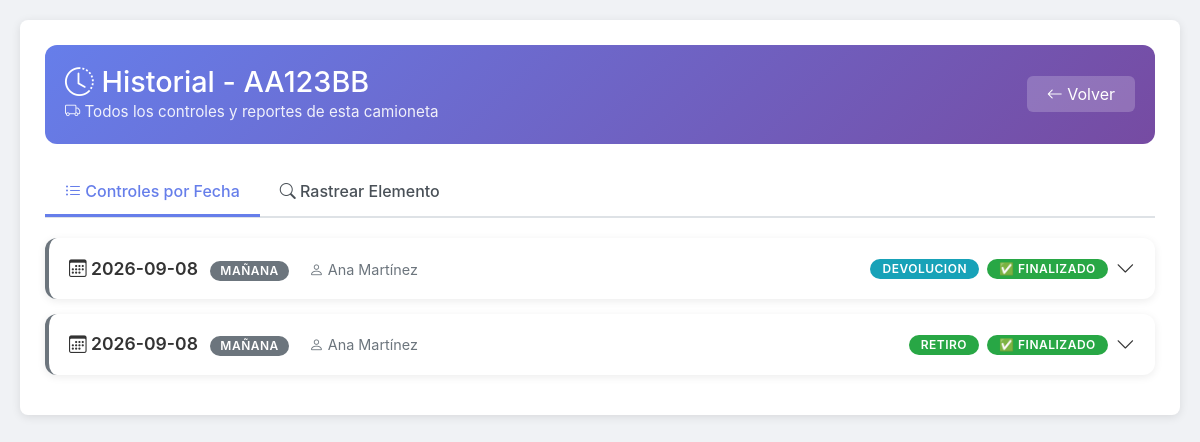
Page /historial-camioneta/AA123BB (signed in) on the earlier database version.
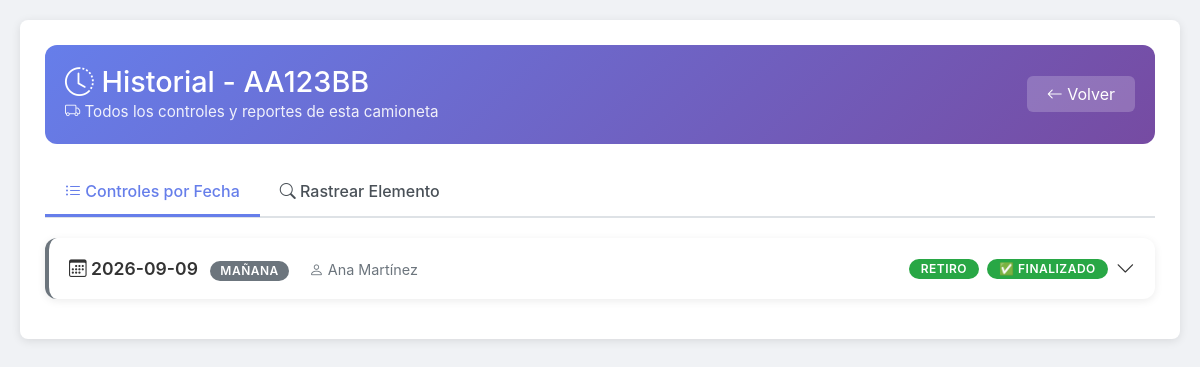
Same page on the later database version.
### tables this page shows
CREATE TABLE camionetas (
            id INTEGER PRIMARY KEY AUTOINCREMENT,
            patente TEXT UNIQUE NOT NULL,
            activa INTEGER DEFAULT 1
        );

CREATE TABLE controles_tecnicos (
            id INTEGER PRIMARY KEY AUTOINCREMENT,
            asignacion_id INTEGER NOT NULL,
            fecha TEXT NOT NULL,
            jornada TEXT NOT NULL,
            tipo_control TEXT NOT NULL,
            finalizado INTEGER DEFAULT 0,
            fecha_hora_inicio TEXT NOT NULL,
            fecha_hora_fin TEXT,
            FOREIGN KEY (asignacion_id) REFERENCES asignaciones(id)
        );

### app.py (the view)
@app.route('/historial-camioneta/<string:patente>')
def historial_camioneta(patente):
    if 'usuario_id' not in session or session.get('rol') not in ['admin', 'jefe']:
        return redirect(url_for('login'))
    conexion = get_db()
    camioneta = conexion.execute('''
        SELECT id, patente FROM camionetas WHERE patente = ? AND activa = 1
    ''', (patente,)).fetchone()
    if not camioneta:
        conexion.close()
        return redirect(url_for('admin', error='Camioneta no encontrada'))
    controles = conexion.execute('''
        SELECT DISTINCT
            ct.fecha,
            ct.jornada,
            ct.tipo_control,
            ct.fecha_hora_inicio,
            ct.fecha_hora_fin,
            ct.finalizado,
            u.nombre as tecnico_nombre
        FROM controles_tecnicos ct
        JOIN asignaciones a ON ct.asignacion_id = a.id
        JOIN usuarios u ON a.tecnico_id = u.id
        WHERE a.camioneta_id = ?
        ORDER BY ct.fecha DESC, ct.fecha_hora_inicio DESC
    ''', (camioneta['id'],)).fetchall()
    historial_detallado = []
    for control in controles:
        elementos = conexion.execute('''
            SELECT
                ic.elemento,
                ic.categoria,
                ic.estado,
                ic.observacion,
                ic.fecha_hora,
                r.entregado_por,
                r.recibido_por,
                r.fecha_entrega
            FROM items_control_tecnico ic
            LEFT JOIN reportes r ON r.elemento = ic.elemento
                AND r.control_id = (
                    SELECT id FROM controles
                    WHERE asignacion_id = (
                        SELECT id FROM asignaciones
                        WHERE camioneta_id = ? AND fecha = ? AND jornada = ?
                    )
                )
            WHERE ic.control_tecnico_id IN (
                SELECT id FROM controles_tecnicos
                WHERE asignacion_id IN (
                    SELECT id FROM asignaciones WHERE camioneta_id = ?
                )
                AND fecha = ? AND jornada = ? AND tipo_control = ?
            )
        ''', (camioneta['id'], control['fecha'], control['jornada'],
              camioneta['id'], control['fecha'], control['jornada'], control['tipo_control'])).fetchall()
        historial_detallado.append({
            'control': dict(control),
            'elementos': [dict(e) for e in elementos]
        })
    historial_elementos = conexion.execute('''
        SELECT
            r.elemento,
            r.estado,
            r.descripcion,
            r.fecha_hora,
            r.fecha_resolucion,
            r.resuelto_por,
            r.comentario_resolucion,
            r.entregado_por,
            r.recibido_por,
            r.fecha_entrega,
            c.patente,
            u.nombre as tecnico_nombre,
            r.tipo as tipo_control
        FROM reportes r
        JOIN controles co ON r.control_id = co.id
        JOIN asignaciones a ON co.asignacion_id = a.id
        JOIN camionetas c ON a.camioneta_id = c.id
        JOIN usuarios u ON a.tecnico_id = u.id
        WHERE c.patente = ?
        ORDER BY r.elemento, r.fecha_hora DESC
    ''', (patente,)).fetchall()
    historial_por_elemento = {}
    for item in historial_elementos:
        elemento = item['elemento']
        if elemento not in historial_por_elemento:
            historial_por_elemento[elemento] = []
        historial_por_elemento[elemento].append(dict(item))
    conexion.close()
    return render_template('historial_camioneta.html',
                         patente=patente,
                         historial_detallado=historial_detallado,
                         historial_por_elemento=historial_por_elemento)

### app.py (called while the page is built)
@app.before_request
def limpiar_redirecciones():
    if 'usuario_id' in session:
        rol = session.get('rol')
        if rol == 'admin' and request.path == '/tecnico':
            return redirect(url_for('admin'))
        if rol == 'jefe' and request.path in ['/tecnico', '/admin']:
            return redirect(url_for('jefe'))
        if rol == 'tecnico' and request.path in ['/admin', '/jefe']:
            return redirect(url_for('tecnico'))

def conectar_db():
    return sqlite3.connect(str(DATABASE))

def get_db():
    conexion = conectar_db()
    conexion.row_factory = sqlite3.Row
    return conexion

### templates/historial_camioneta.html (shortened to what this page needs)
<!DOCTYPE html>
<html lang="es">
<head>
    <link href="https://cdn.jsdelivr.net/npm/bootstrap@5.1.3/dist/css/bootstrap.min.css" rel="stylesheet">
    <link rel="stylesheet" href="https://cdn.jsdelivr.net/npm/bootstrap-icons@1.8.1/font/bootstrap-icons.css">
    <link rel="stylesheet" href="{{ url_for('static', filename='css/style.css') }}">
</head>
<body>
    <div class="historial-container container">
        <div class="historial-header d-flex justify-content-between align-items-center">
            <div>
                <h1><i class="bi bi-clock-history"></i> Historial - {{ patente }}</h1>
                <div class="subtitle">
                    <i class="bi bi-truck"></i> Todos los controles y reportes de esta camioneta
                </div>
            </div>
            <div>
                <a href="{{ url_for('admin') }}" class="btn-volver-historial">
                    <i class="bi bi-arrow-left"></i> Volver
                </a>
            </div>
        </div>
        <ul class="nav nav-tabs nav-tabs-historial" id="historialTabs" role="tablist">
            <li class="nav-item" role="presentation">
                <button class="nav-link active" id="controles-tab" data-bs-toggle="tab" data-bs-target="#controles" type="button" role="tab">
                    <i class="bi bi-list-ul"></i> Controles por Fecha
                </button>
            </li>
            <li class="nav-item" role="presentation">
                <button class="nav-link" id="elementos-tab" data-bs-toggle="tab" data-bs-target="#elementos" type="button" role="tab">
                    <i class="bi bi-search"></i> Rastrear Elemento
                </button>
            </li>
        </ul>
        <div class="tab-content mt-3">
            <div class="tab-pane fade show active" id="controles" role="tabpanel">
                {% if historial_detallado %}
                    {% for item in historial_detallado %}
                        {% set control = item.control %}
                        <div class="fecha-card" onclick="toggleDetalle(this)">
                            <div class="d-flex justify-content-between align-items-center flex-wrap">
                                <div>
                                    <span class="fecha-texto">
                                        <i class="bi bi-calendar3"></i>
                                        {{ control.fecha }}
                                        <span class="badge bg-secondary ms-2">{{ control.jornada|title }}</span>
                                    </span>
                                    <span class="tecnico-nombre ms-3">
                                        <i class="bi bi-person"></i> {{ control.tecnico_nombre }}
                                    </span>
                                </div>
                                <div class="d-flex align-items-center gap-2">
                                    <span class="badge badge-tipo {% if control.tipo_control == 'RETIRO' %}badge-retiro{% else %}badge-devolucion{% endif %}">
                                        {{ control.tipo_control|title }}
                                    </span>
                                    <span class="badge badge-tipo {% if control.finalizado %}badge-finalizado{% else %}badge-pendiente{% endif %}">
                                        {% if control.finalizado %}✅ Finalizado{% else %}⏳ Pendiente{% endif %}
                                    </span>
                                    <i class="bi bi-chevron-down toggle-icon"></i>
                                </div>
                            </div>
                        </div>
                    {% endfor %}
                {% else %}
                    <div class="alert alert-info">
                        <i class="bi bi-info-circle"></i> No hay controles registrados para esta camioneta.
                    </div>
                {% endif %}
            </div>
        </div>
    </div>
</body>
</html>

### static/css/style.css (style rules this page uses)
* { margin: 0; padding: 0; box-sizing: border-box; }
body { font-family: -apple-system, BlinkMacSystemFont, 'Segoe UI', Roboto, Oxygen, Ubuntu, sans-serif; background-color: #f0f2f5; color: #333; line-height: 1.6; padding: 20px; min-height: 100vh; }
.container { max-width: 1200px; margin: 0 auto; background: white; padding: 25px; border-radius: 8px; box-shadow: 0 2px 10px rgba(0,0,0,0.1); }
.badge { display: inline-block; padding: 4px 10px; border-radius: 20px; font-size: 12px; font-weight: 600; text-transform: uppercase; letter-spacing: 0.5px; }
.flex-wrap { flex-wrap: wrap; }
.historial-container { max-width: 1200px; margin: 0 auto; }
.historial-header { background: linear-gradient(135deg, #667eea 0%, #764ba2 100%); color: white; padding: 20px; border-radius: 12px; margin-bottom: 25px; }
.historial-header h1 { margin: 0; font-size: 1.8rem; }
.historial-header .subtitle { opacity: 0.9; font-size: 0.95rem; }
.btn-volver-historial { background: rgba(255,255,255,0.2); color: white; border: none; padding: 8px 20px; border-radius: 6px; text-decoration: none; transition: background 0.2s; }
.nav-tabs-historial { border-bottom: 2px solid #dee2e6; margin-bottom: 20px; }
.nav-tabs-historial .nav-link { color: #495057; font-weight: 500; border: none; padding: 10px 20px; border-bottom: 3px solid transparent; transition: all 0.2s; }
.nav-tabs-historial .nav-link.active { color: #667eea; border-bottom-color: #667eea; background: transparent; }
.fecha-card { background: white; border-radius: 12px; padding: 15px 20px; margin-bottom: 15px; box-shadow: 0 2px 8px rgba(0,0,0,0.08); cursor: pointer; transition: all 0.2s ease; border-left: 4px solid #6c757d; }
.fecha-card .fecha-texto { font-weight: 600; font-size: 1.1rem; color: #333; }
.fecha-card .tecnico-nombre { color: #6c757d; font-size: 0.9rem; }
.badge-tipo { font-size: 0.75rem; padding: 4px 12px; }
.badge-retiro { background: #28a745; color: white; }
.badge-finalizado { background: #28a745; color: white; }
.fecha-card .toggle-icon { transition: transform 0.3s ease; font-size: 1.2rem; }

Differences in the rows shown:
removed controles_tecnicos: fecha "2026-09-08", jornada "MAÑANA", tecnico_nombre "Ana Martínez", tipo_control "DEVOLUCION"
changed controles_tecnicos "MAÑANA": fecha "2026-09-08" → "2026-09-09"
